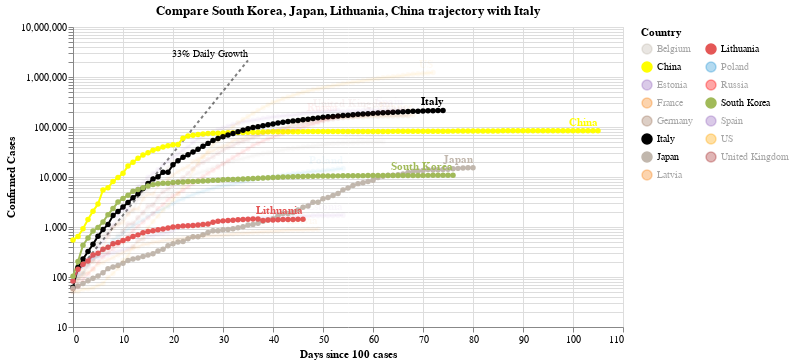

This figure's notebook cell:
### Code cell
#hide_input
chart3 = make_since_chart(dff2, ['South Korea', 'Japan', 'Lithuania', 'China'], baseline_countries)
chart3

### Figure 1 — Vega-Lite specification as saved in the notebook (floating-point values rounded to 4 significant figures; data arrays with more than 128 entries replaced by an {"elided": "..."} marker saying what was removed)
{"config": {"view": {"continuousWidth": 400, "continuousHeight": 300}}, "layer": [{"mark": {"type": "line", "color": "black", "opacity": 0.5, "strokeDash": [3, 3]}, "encoding": {"x": {"type": "quantitative", "field": "Days since 100 cases"}, "y": {"type": "quantitative", "field": "Confirmed Cases"}}}, {"mark": {"type": "text", "align": "right", "dy": -6, "fontSize": 10, "text": "33% Daily Growth"}, "encoding": {"x": {"type": "quantitative", "field": "Days since 100 cases"}, "y": {"type": "quantitative", "field": "Confirmed Cases"}}, "transform": [{"filter": "(datum['Days since 100 cases'] >= 35)"}]}, {"data": {"name": "data-feef3ca44a5611eaa0de413737c361b7"}, "mark": {"type": "line", "point": true}, "encoding": {"color": {"type": "nominal", "field": "Country", "legend": {"columns": 2}, "scale": {"domain": ["Belgium", "China", "Estonia", "France", "Germany", "Italy", "Japan", "Latvia", "Lithuania", "Poland", "Russia", "South Korea", "Spain", "US", "United Kingdom"], "range": ["#C1B7AD", "yellow", "#9467bd", "#F58518", "#9D755D", "black", "#C1B7AD", "#F58518", "#E45756", "#2495D3", "red", "#A1BA59", "#9467bd", "orange", "brown"]}}, "opacity": {"condition": {"value": 1, "selection": "selector001"}, "value": 0.05}, "tooltip": [{"type": "nominal", "field": "Country"}, {"type": "temporal", "field": "Date"}, {"type": "quantitative", "field": "Confirmed Cases"}, {"type": "quantitative", "field": "Days since 100 cases"}], "x": {"type": "quantitative", "field": "Days since 100 cases"}, "y": {"type": "quantitative", "field": "Confirmed Cases", "scale": {"type": "log"}}}, "selection": {"selector001": {"type": "multi", "fields": ["Country"], "bind": "legend", "init": [{"Country": "South Korea"}, {"Country": "Japan"}, {"Country": "Lithuania"}, {"Country": "China"}, {"Country": "Italy"}]}}, "width": 550}, {"data": {"name": "data-feef3ca44a5611eaa0de413737c361b7"}, "mark": {"type": "text", "align": "right", "dy": -8, "fontWeight": "bold"}, "encoding": {"color": {"type": "nominal", "field": "Country", "legend": {"columns": 2}, "scale": {"domain": ["Belgium", "China", "Estonia", "France", "Germany", "Italy", "Japan", "Latvia", "Lithuania", "Poland", "Russia", "South Korea", "Spain", "US", "United Kingdom"], "range": ["#C1B7AD", "yellow", "#9467bd", "#F58518", "#9D755D", "black", "#C1B7AD", "#F58518", "#E45756", "#2495D3", "red", "#A1BA59", "#9467bd", "orange", "brown"]}}, "opacity": {"condition": {"value": 1, "selection": "selector001"}, "value": 0.05}, "text": {"type": "nominal", "field": "Country"}, "tooltip": [{"type": "nominal", "field": "Country"}, {"type": "temporal", "field": "Date"}, {"type": "quantitative", "field": "Confirmed Cases"}, {"type": "quantitative", "field": "Days since 100 cases"}], "x": {"type": "quantitative", "field": "Days since 100 cases"}, "y": {"type": "quantitative", "field": "Confirmed Cases", "scale": {"type": "log"}}}, "transform": [{"filter": "(datum['Date'] >= 1588723200000)"}], "width": 550}], "data": {"name": "data-c1a3bbf4dd040f2e7e8e7a69520e3c2a"}, "title": "Compare South Korea, Japan, Lithuania, China trajectory with Italy", "$schema": "https://vega.github.io/schema/vega-lite/v4.0.2.json", "datasets": {"data-c1a3bbf4dd040f2e7e8e7a69520e3c2a": [{"Days since 100 cases": 0, "Confirmed Cases": 100.0}, {"Days since 100 cases": 1, "Confirmed Cases": 133.0}, {"Days since 100 cases": 2, "Confirmed Cases": 176.9}, {"Days since 100 cases": 3, "Confirmed Cases": 235.3}, {"Days since 100 cases": 4, "Confirmed Cases": 312.9}, {"Days since 100 cases": 5, "Confirmed Cases": 416.2}, {"Days since 100 cases": 6, "Confirmed Cases": 553.5}, {"Days since 100 cases": 7, "Confirmed Cases": 736.1}, {"Days since 100 cases": 8, "Confirmed Cases": 979.1}, {"Days since 100 cases": 9, "Confirmed Cases": 1302.0}, {"Days since 100 cases": 10, "Confirmed Cases": 1732.0}, {"Days since 100 cases": 11, "Confirmed Cases": 2303.0}, {"Days since 100 cases": 12, "Confirmed Cases": 3064.0}, {"Days since 100 cases": 13, "Confirmed Cases": 4074.0}, {"Days since 100 cases": 14, "Confirmed Cases": 5419.0}, {"Days since 100 cases": 15, "Confirmed Cases": 7207.0}, {"Days since 100 cases": 16, "Confirmed Cases": 9586.0}, {"Days since 100 cases": 17, "Confirmed Cases": 12750.0}, {"Days since 100 cases": 18, "Confirmed Cases": 16960.0}, {"Days since 100 cases": 19, "Confirmed Cases": 22550.0}, {"Days since 100 cases": 20, "Confirmed Cases": 29990.0}, {"Days since 100 cases": 21, "Confirmed Cases": 39890.0}, {"Days since 100 cases": 22, "Confirmed Cases": 53060.0}, {"Days since 100 cases": 23, "Confirmed Cases": 70560.0}, {"Days since 100 cases": 24, "Confirmed Cases": 93850.0}, {"Days since 100 cases": 25, "Confirmed Cases": 124800.0}, {"Days since 100 cases": 26, "Confirmed Cases": 166000.0}, {"Days since 100 cases": 27, "Confirmed Cases": 220800.0}, {"Days since 100 cases": 28, "Confirmed Cases": 293700.0}, {"Days since 100 cases": 29, "Confirmed Cases": 390600.0}, {"Days since 100 cases": 30, "Confirmed Cases": 519500.0}, {"Days since 100 cases": 31, "Confirmed Cases": 690900.0}, {"Days since 100 cases": 32, "Confirmed Cases": 918900.0}, {"Days since 100 cases": 33, "Confirmed Cases": 1222000.0}, {"Days since 100 cases": 34, "Confirmed Cases": 1625000.0}, {"Days since 100 cases": 35, "Confirmed Cases": 2162000.0}], "data-feef3ca44a5611eaa0de413737c361b7": {"elided": "1005 records"}}}
